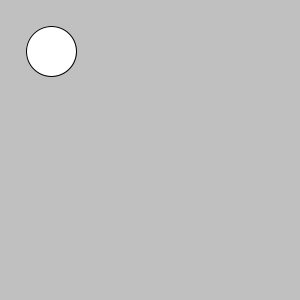
Frame 1 (no input)
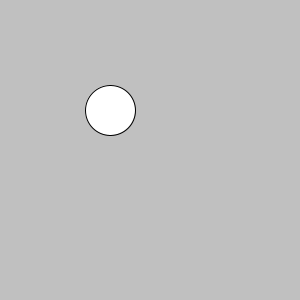
Frame 60 (the mouse pressed at the canvas centre just before this capture)
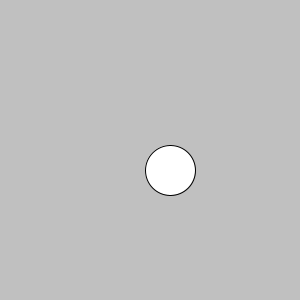
Frame 120 (the mouse held since frame 60 and released just before this capture)

The Processing sketch that drew these frames (run headless with seeded random() and noise(); from frame 60 on, the mouse is pressed at the canvas centre):

// Processing sketch: processing_112921
// ── processing_112921.pde

int diameter = 50;
int positionX = 50;
int Switch = 0;

void setup() {
  size(300, 300);
}

void draw(){
  background (192);
  
  if(positionX>=width-diameter/2){
    Switch = 1;
  }
  if(positionX == diameter/2){
    Switch = 0;
  }
  if(Switch==0){
    positionX++;    
}
else{
    positionX--;   
}
  
    ellipse(positionX,positionX,diameter,diameter);
    println(positionX);
   
}
